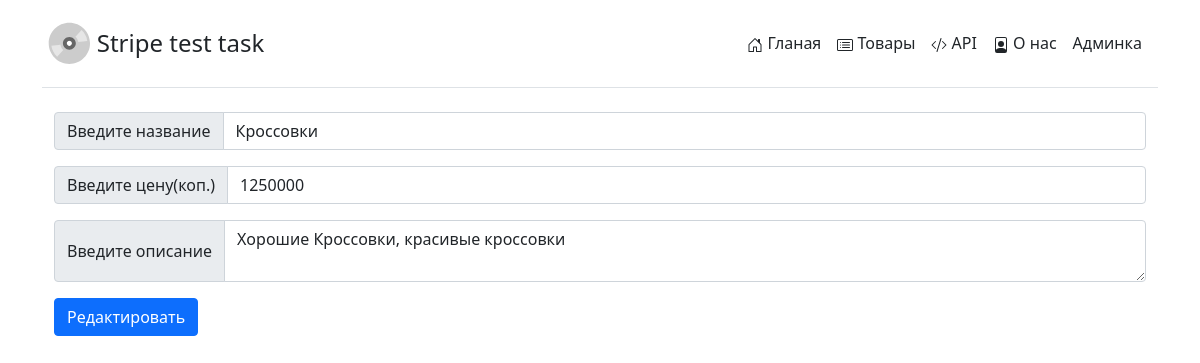
Page /edit/1/ on the committed database.
### app/models.py (models this page shows, shortened)
class Item(models.Model):
    name = models.CharField('Название', max_length=100)
    description = models.TextField('Описание')
    price = models.IntegerField('Цена(коп.)',default=0)
    def normalize_price(self):
        return "{0:.0f}".format(self.price / 100)
    normalize_price.short_description = 'Цена(руб.)'

### app/views.py (the view)
# urls.py: path("edit/<int:id>/", views.edit),
def edit(request, id):
    try:
        item = Item.objects.get(id=id)
        if request.method == "POST":
            item.name = request.POST.get("name")
            item.price = request.POST.get("price")
            item.description = request.POST.get("description")
            item.save()
            return HttpResponseRedirect("/api")
        else:
            return render(request, "edit.html", {"item": item})
    except item.DoesNotExist:
        return HttpResponseNotFound("<h2>Товар не найден</h2>")

### templates/edit.html (shortened to what this page needs)
{% extends 'base.html' %}
{% block content %}
    <form method="POST">
        <div class="input-group mb-3 mt-3">
            <span class="input-group-text">Введите название</span>
            <input type="text" name="name" class="form-control" value="{{item.name}}">
        </div>
        <div class="input-group mb-3">
            <span class="input-group-text">Введите цену(коп.)</span>
            <input type="number" name="price" class="form-control" value="{{item.price}}">
        </div>
        <div class="input-group mb-3">
            <span class="input-group-text">Введите описание</span>
            <textarea type="text" name="description" class="form-control">{{item.description}}</textarea>
        </div>
        <button type="submit" class="btn btn-primary mb-5">Редактировать</button>
    </form>
{% endblock %}

### rows in the picture
Item: name "Кроссовки", price "1250000", description "Хорошие Кроссовки, красивые кроссовки"
